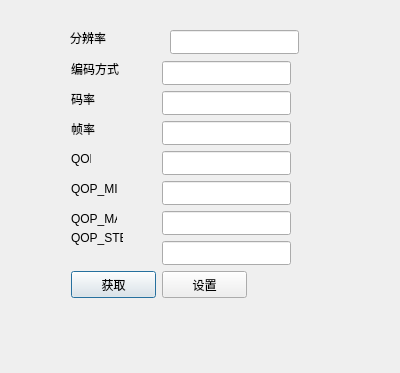
<?xml version="1.0" encoding="UTF-8"?>
<ui version="4.0">
 <class>Dialog_Encode_Param</class>
 <widget class="QDialog" name="Dialog_Encode_Param">
  <property name="geometry">
   <rect>
    <x>0</x>
    <y>0</y>
    <width>400</width>
    <height>373</height>
   </rect>
  </property>
  <property name="windowTitle">
   <string>Dialog</string>
  </property>
  <widget class="QLabel" name="label_15">
   <property name="geometry">
    <rect>
     <x>70</x>
     <y>30</y>
     <width>52</width>
     <height>16</height>
    </rect>
   </property>
   <property name="text">
    <string>分辨率</string>
   </property>
  </widget>
  <widget class="QLineEdit" name="lineEdit_resolution">
   <property name="geometry">
    <rect>
     <x>170</x>
     <y>30</y>
     <width>129</width>
     <height>24</height>
    </rect>
   </property>
  </widget>
  <widget class="QLabel" name="label_14">
   <property name="geometry">
    <rect>
     <x>71</x>
     <y>230</y>
     <width>52</width>
     <height>16</height>
    </rect>
   </property>
   <property name="text">
    <string>QOP_STEP</string>
   </property>
  </widget>
  <widget class="QPushButton" name="pushButton_get_encode_2">
   <property name="geometry">
    <rect>
     <x>71</x>
     <y>271</y>
     <width>85</width>
     <height>27</height>
    </rect>
   </property>
   <property name="text">
    <string>获取</string>
   </property>
  </widget>
  <widget class="QLineEdit" name="lineEdit_fps_2">
   <property name="geometry">
    <rect>
     <x>162</x>
     <y>121</y>
     <width>129</width>
     <height>24</height>
    </rect>
   </property>
  </widget>
  <widget class="QLabel" name="label_13">
   <property name="geometry">
    <rect>
     <x>71</x>
     <y>211</y>
     <width>46</width>
     <height>16</height>
    </rect>
   </property>
   <property name="text">
    <string>QOP_MAX</string>
   </property>
  </widget>
  <widget class="QLineEdit" name="lineEdit_qop_max_2">
   <property name="geometry">
    <rect>
     <x>162</x>
     <y>211</y>
     <width>129</width>
     <height>24</height>
    </rect>
   </property>
  </widget>
  <widget class="QLineEdit" name="lineEdit_bitrate_2">
   <property name="geometry">
    <rect>
     <x>162</x>
     <y>91</y>
     <width>129</width>
     <height>24</height>
    </rect>
   </property>
  </widget>
  <widget class="QLabel" name="label_11">
   <property name="geometry">
    <rect>
     <x>71</x>
     <y>151</y>
     <width>20</width>
     <height>16</height>
    </rect>
   </property>
   <property name="text">
    <string>QOP</string>
   </property>
  </widget>
  <widget class="QLineEdit" name="lineEdit_method_2">
   <property name="geometry">
    <rect>
     <x>162</x>
     <y>61</y>
     <width>129</width>
     <height>24</height>
    </rect>
   </property>
  </widget>
  <widget class="QLabel" name="label_10">
   <property name="geometry">
    <rect>
     <x>71</x>
     <y>121</y>
     <width>26</width>
     <height>16</height>
    </rect>
   </property>
   <property name="text">
    <string>帧率</string>
   </property>
  </widget>
  <widget class="QLineEdit" name="lineEdit_qop_2">
   <property name="geometry">
    <rect>
     <x>162</x>
     <y>151</y>
     <width>129</width>
     <height>24</height>
    </rect>
   </property>
  </widget>
  <widget class="QLabel" name="label_9">
   <property name="geometry">
    <rect>
     <x>71</x>
     <y>91</y>
     <width>26</width>
     <height>16</height>
    </rect>
   </property>
   <property name="text">
    <string>码率</string>
   </property>
  </widget>
  <widget class="QPushButton" name="pushButton_set_encode_2">
   <property name="geometry">
    <rect>
     <x>162</x>
     <y>271</y>
     <width>85</width>
     <height>27</height>
    </rect>
   </property>
   <property name="text">
    <string>设置</string>
   </property>
  </widget>
  <widget class="QLabel" name="label_12">
   <property name="geometry">
    <rect>
     <x>71</x>
     <y>181</y>
     <width>46</width>
     <height>16</height>
    </rect>
   </property>
   <property name="text">
    <string>QOP_MIN</string>
   </property>
  </widget>
  <widget class="QLineEdit" name="lineEdit_qop_min_2">
   <property name="geometry">
    <rect>
     <x>162</x>
     <y>181</y>
     <width>129</width>
     <height>24</height>
    </rect>
   </property>
  </widget>
  <widget class="QLabel" name="label_2">
   <property name="geometry">
    <rect>
     <x>71</x>
     <y>61</y>
     <width>52</width>
     <height>16</height>
    </rect>
   </property>
   <property name="text">
    <string>编码方式</string>
   </property>
  </widget>
  <widget class="QLineEdit" name="lineEdit_qop_step_2">
   <property name="geometry">
    <rect>
     <x>162</x>
     <y>241</y>
     <width>129</width>
     <height>24</height>
    </rect>
   </property>
  </widget>
 </widget>
 <resources/>
 <connections/>
</ui>
